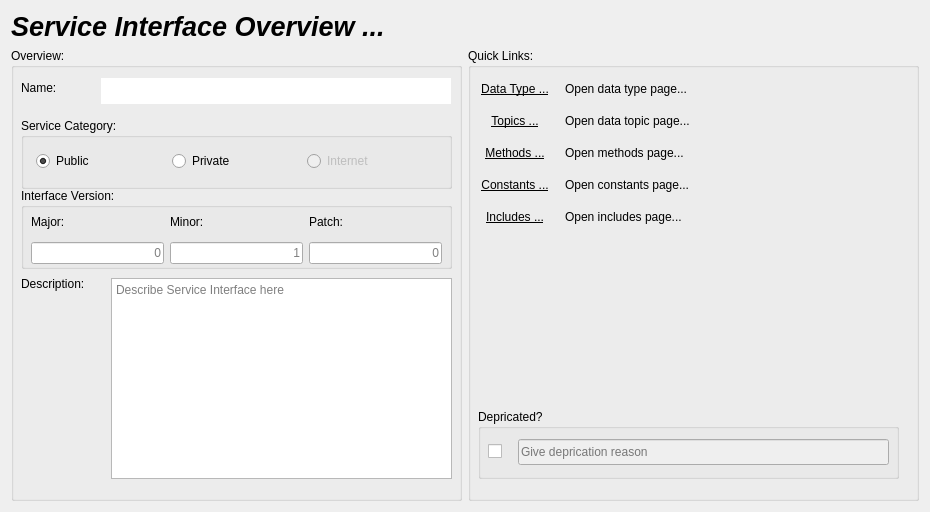
<?xml version="1.0" encoding="UTF-8"?>
<ui version="4.0">
 <class>SIOverview</class>
 <widget class="QWidget" name="SIOverview">
  <property name="geometry">
   <rect>
    <x>0</x>
    <y>0</y>
    <width>930</width>
    <height>512</height>
   </rect>
  </property>
  <property name="sizePolicy">
   <sizepolicy hsizetype="Expanding" vsizetype="Expanding">
    <horstretch>0</horstretch>
    <verstretch>0</verstretch>
   </sizepolicy>
  </property>
  <property name="autoFillBackground">
   <bool>true</bool>
  </property>
  <layout class="QHBoxLayout" name="horizontalLayout_2">
   <item>
    <layout class="QGridLayout" name="gridLayout">
     <property name="sizeConstraint">
      <enum>QLayout::SizeConstraint::SetDefaultConstraint</enum>
     </property>
     <item row="1" column="0">
      <widget class="QGroupBox" name="groupOverview">
       <property name="sizePolicy">
        <sizepolicy hsizetype="Expanding" vsizetype="Expanding">
         <horstretch>0</horstretch>
         <verstretch>0</verstretch>
        </sizepolicy>
       </property>
       <property name="title">
        <string>Overview:</string>
       </property>
       <property name="alignment">
        <set>Qt::AlignmentFlag::AlignLeading|Qt::AlignmentFlag::AlignLeft|Qt::AlignmentFlag::AlignTop</set>
       </property>
       <widget class="QLabel" name="label_2">
        <property name="geometry">
         <rect>
          <x>10</x>
          <y>30</y>
          <width>63</width>
          <height>20</height>
         </rect>
        </property>
        <property name="text">
         <string>Name:</string>
        </property>
       </widget>
       <widget class="QLineEdit" name="editServiceName">
        <property name="geometry">
         <rect>
          <x>90</x>
          <y>30</y>
          <width>350</width>
          <height>26</height>
         </rect>
        </property>
        <property name="inputMask">
         <string notr="true"/>
        </property>
        <property name="text">
         <string notr="true"/>
        </property>
        <property name="maxLength">
         <number>512</number>
        </property>
        <property name="frame">
         <bool>false</bool>
        </property>
        <property name="readOnly">
         <bool>true</bool>
        </property>
        <property name="placeholderText">
         <string notr="true"/>
        </property>
       </widget>
       <widget class="QGroupBox" name="groupServiceCategory">
        <property name="geometry">
         <rect>
          <x>10</x>
          <y>70</y>
          <width>431</width>
          <height>71</height>
         </rect>
        </property>
        <property name="sizePolicy">
         <sizepolicy hsizetype="Preferred" vsizetype="Ignored">
          <horstretch>0</horstretch>
          <verstretch>0</verstretch>
         </sizepolicy>
        </property>
        <property name="title">
         <string>Service Category:</string>
        </property>
        <widget class="QWidget" name="layoutWidget">
         <property name="geometry">
          <rect>
           <x>10</x>
           <y>30</y>
           <width>411</width>
           <height>26</height>
          </rect>
         </property>
         <layout class="QHBoxLayout" name="horizontalLayout">
          <property name="sizeConstraint">
           <enum>QLayout::SizeConstraint::SetDefaultConstraint</enum>
          </property>
          <property name="leftMargin">
           <number>5</number>
          </property>
          <property name="rightMargin">
           <number>5</number>
          </property>
          <item>
           <widget class="QRadioButton" name="radioPublic">
            <property name="sizePolicy">
             <sizepolicy hsizetype="Expanding" vsizetype="Fixed">
              <horstretch>0</horstretch>
              <verstretch>0</verstretch>
             </sizepolicy>
            </property>
            <property name="text">
             <string notr="true">Public</string>
            </property>
            <property name="checked">
             <bool>true</bool>
            </property>
           </widget>
          </item>
          <item>
           <widget class="QRadioButton" name="radioPrivate">
            <property name="sizePolicy">
             <sizepolicy hsizetype="Expanding" vsizetype="Fixed">
              <horstretch>0</horstretch>
              <verstretch>0</verstretch>
             </sizepolicy>
            </property>
            <property name="text">
             <string notr="true">Private</string>
            </property>
           </widget>
          </item>
          <item>
           <widget class="QRadioButton" name="radioInternet">
            <property name="enabled">
             <bool>false</bool>
            </property>
            <property name="sizePolicy">
             <sizepolicy hsizetype="Expanding" vsizetype="Fixed">
              <horstretch>0</horstretch>
              <verstretch>0</verstretch>
             </sizepolicy>
            </property>
            <property name="text">
             <string notr="true">Internet</string>
            </property>
            <property name="checkable">
             <bool>false</bool>
            </property>
           </widget>
          </item>
         </layout>
        </widget>
       </widget>
       <widget class="QGroupBox" name="groupVersion">
        <property name="geometry">
         <rect>
          <x>10</x>
          <y>140</y>
          <width>431</width>
          <height>81</height>
         </rect>
        </property>
        <property name="sizePolicy">
         <sizepolicy hsizetype="Preferred" vsizetype="Fixed">
          <horstretch>0</horstretch>
          <verstretch>0</verstretch>
         </sizepolicy>
        </property>
        <property name="title">
         <string>Interface Version:</string>
        </property>
        <widget class="QWidget" name="gridLayoutWidget_2">
         <property name="geometry">
          <rect>
           <x>10</x>
           <y>20</y>
           <width>411</width>
           <height>65</height>
          </rect>
         </property>
         <layout class="QGridLayout" name="gridLayout_5">
          <property name="sizeConstraint">
           <enum>QLayout::SizeConstraint::SetNoConstraint</enum>
          </property>
          <item row="0" column="0">
           <widget class="QLabel" name="label_3">
            <property name="sizePolicy">
             <sizepolicy hsizetype="Expanding" vsizetype="Fixed">
              <horstretch>0</horstretch>
              <verstretch>0</verstretch>
             </sizepolicy>
            </property>
            <property name="text">
             <string>Major:</string>
            </property>
           </widget>
          </item>
          <item row="1" column="1">
           <widget class="QLineEdit" name="editMinor">
            <property name="sizePolicy">
             <sizepolicy hsizetype="Expanding" vsizetype="Fixed">
              <horstretch>0</horstretch>
              <verstretch>0</verstretch>
             </sizepolicy>
            </property>
            <property name="inputMask">
             <string>99999</string>
            </property>
            <property name="text">
             <string notr="true"/>
            </property>
            <property name="alignment">
             <set>Qt::AlignmentFlag::AlignRight|Qt::AlignmentFlag::AlignTrailing|Qt::AlignmentFlag::AlignVCenter</set>
            </property>
            <property name="placeholderText">
             <string notr="true">1</string>
            </property>
           </widget>
          </item>
          <item row="0" column="1">
           <widget class="QLabel" name="label_4">
            <property name="sizePolicy">
             <sizepolicy hsizetype="Expanding" vsizetype="Fixed">
              <horstretch>0</horstretch>
              <verstretch>0</verstretch>
             </sizepolicy>
            </property>
            <property name="text">
             <string>Minor:</string>
            </property>
           </widget>
          </item>
          <item row="1" column="0">
           <widget class="QLineEdit" name="editMajor">
            <property name="sizePolicy">
             <sizepolicy hsizetype="Expanding" vsizetype="Fixed">
              <horstretch>0</horstretch>
              <verstretch>0</verstretch>
             </sizepolicy>
            </property>
            <property name="inputMask">
             <string>99999</string>
            </property>
            <property name="text">
             <string notr="true"/>
            </property>
            <property name="alignment">
             <set>Qt::AlignmentFlag::AlignRight|Qt::AlignmentFlag::AlignTrailing|Qt::AlignmentFlag::AlignVCenter</set>
            </property>
            <property name="placeholderText">
             <string notr="true">0</string>
            </property>
           </widget>
          </item>
          <item row="0" column="2">
           <widget class="QLabel" name="label_5">
            <property name="sizePolicy">
             <sizepolicy hsizetype="Expanding" vsizetype="Fixed">
              <horstretch>0</horstretch>
              <verstretch>0</verstretch>
             </sizepolicy>
            </property>
            <property name="text">
             <string>Patch:</string>
            </property>
           </widget>
          </item>
          <item row="1" column="2">
           <widget class="QLineEdit" name="editPatch">
            <property name="sizePolicy">
             <sizepolicy hsizetype="Expanding" vsizetype="Fixed">
              <horstretch>0</horstretch>
              <verstretch>0</verstretch>
             </sizepolicy>
            </property>
            <property name="inputMask">
             <string notr="true">99999</string>
            </property>
            <property name="text">
             <string notr="true"/>
            </property>
            <property name="alignment">
             <set>Qt::AlignmentFlag::AlignRight|Qt::AlignmentFlag::AlignTrailing|Qt::AlignmentFlag::AlignVCenter</set>
            </property>
            <property name="placeholderText">
             <string notr="true">0</string>
            </property>
           </widget>
          </item>
         </layout>
        </widget>
       </widget>
       <widget class="QLabel" name="label_6">
        <property name="geometry">
         <rect>
          <x>10</x>
          <y>220</y>
          <width>91</width>
          <height>31</height>
         </rect>
        </property>
        <property name="text">
         <string>Description:</string>
        </property>
       </widget>
       <widget class="QWidget" name="verticalLayoutWidget">
        <property name="geometry">
         <rect>
          <x>100</x>
          <y>230</y>
          <width>341</width>
          <height>201</height>
         </rect>
        </property>
        <layout class="QVBoxLayout" name="verticalLayout">
         <item>
          <widget class="QPlainTextEdit" name="textDescription">
           <property name="cursor" stdset="0">
            <cursorShape>IBeamCursor</cursorShape>
           </property>
           <property name="frameShape">
            <enum>QFrame::Shape::StyledPanel</enum>
           </property>
           <property name="sizeAdjustPolicy">
            <enum>QAbstractScrollArea::SizeAdjustPolicy::AdjustIgnored</enum>
           </property>
           <property name="placeholderText">
            <string>Describe Service Interface here</string>
           </property>
          </widget>
         </item>
        </layout>
       </widget>
      </widget>
     </item>
     <item row="1" column="1">
      <widget class="QGroupBox" name="groupQuickLinks">
       <property name="sizePolicy">
        <sizepolicy hsizetype="Expanding" vsizetype="Expanding">
         <horstretch>0</horstretch>
         <verstretch>0</verstretch>
        </sizepolicy>
       </property>
       <property name="title">
        <string>Quick Links:</string>
       </property>
       <widget class="QWidget" name="formLayoutWidget_2">
        <property name="geometry">
         <rect>
          <x>0</x>
          <y>20</y>
          <width>525</width>
          <height>205</height>
         </rect>
        </property>
        <layout class="QFormLayout" name="formLayout_2">
         <property name="sizeConstraint">
          <enum>QLayout::SizeConstraint::SetDefaultConstraint</enum>
         </property>
         <property name="fieldGrowthPolicy">
          <enum>QFormLayout::FieldGrowthPolicy::ExpandingFieldsGrow</enum>
         </property>
         <property name="labelAlignment">
          <set>Qt::AlignmentFlag::AlignLeading|Qt::AlignmentFlag::AlignLeft|Qt::AlignmentFlag::AlignVCenter</set>
         </property>
         <property name="formAlignment">
          <set>Qt::AlignmentFlag::AlignLeading|Qt::AlignmentFlag::AlignLeft|Qt::AlignmentFlag::AlignTop</set>
         </property>
         <property name="horizontalSpacing">
          <number>10</number>
         </property>
         <property name="verticalSpacing">
          <number>10</number>
         </property>
         <property name="leftMargin">
          <number>7</number>
         </property>
         <property name="topMargin">
          <number>10</number>
         </property>
         <property name="rightMargin">
          <number>7</number>
         </property>
         <property name="bottomMargin">
          <number>10</number>
         </property>
         <item row="1" column="0">
          <widget class="QPushButton" name="linkDataTopics">
           <property name="sizePolicy">
            <sizepolicy hsizetype="Fixed" vsizetype="Fixed">
             <horstretch>0</horstretch>
             <verstretch>0</verstretch>
            </sizepolicy>
           </property>
           <property name="font">
            <font>
             <underline>true</underline>
            </font>
           </property>
           <property name="mouseTracking">
            <bool>true</bool>
           </property>
           <property name="layoutDirection">
            <enum>Qt::LayoutDirection::LeftToRight</enum>
           </property>
           <property name="text">
            <string>Topics ...</string>
           </property>
           <property name="flat">
            <bool>true</bool>
           </property>
          </widget>
         </item>
         <item row="2" column="0">
          <widget class="QPushButton" name="linkMethods">
           <property name="font">
            <font>
             <underline>true</underline>
            </font>
           </property>
           <property name="mouseTracking">
            <bool>true</bool>
           </property>
           <property name="text">
            <string>Methods ...</string>
           </property>
           <property name="flat">
            <bool>true</bool>
           </property>
          </widget>
         </item>
         <item row="2" column="1">
          <widget class="QLabel" name="label_8">
           <property name="text">
            <string>Open methods page...</string>
           </property>
          </widget>
         </item>
         <item row="3" column="1">
          <widget class="QLabel" name="label_9">
           <property name="text">
            <string>Open constants page...</string>
           </property>
          </widget>
         </item>
         <item row="4" column="0">
          <widget class="QPushButton" name="linkIncludes">
           <property name="font">
            <font>
             <underline>true</underline>
             <strikeout>false</strikeout>
            </font>
           </property>
           <property name="mouseTracking">
            <bool>true</bool>
           </property>
           <property name="text">
            <string>Includes ...</string>
           </property>
           <property name="flat">
            <bool>true</bool>
           </property>
          </widget>
         </item>
         <item row="4" column="1">
          <widget class="QLabel" name="label_11">
           <property name="text">
            <string>Open includes page...</string>
           </property>
           <property name="openExternalLinks">
            <bool>false</bool>
           </property>
          </widget>
         </item>
         <item row="0" column="0">
          <widget class="QPushButton" name="linkDataType">
           <property name="font">
            <font>
             <underline>true</underline>
            </font>
           </property>
           <property name="mouseTracking">
            <bool>true</bool>
           </property>
           <property name="text">
            <string>Data Type ...</string>
           </property>
           <property name="autoExclusive">
            <bool>false</bool>
           </property>
           <property name="flat">
            <bool>true</bool>
           </property>
          </widget>
         </item>
         <item row="3" column="0">
          <widget class="QPushButton" name="linkConstants">
           <property name="font">
            <font>
             <underline>true</underline>
            </font>
           </property>
           <property name="mouseTracking">
            <bool>true</bool>
           </property>
           <property name="text">
            <string>Constants ...</string>
           </property>
           <property name="flat">
            <bool>true</bool>
           </property>
          </widget>
         </item>
         <item row="0" column="1">
          <widget class="QLabel" name="label_10">
           <property name="text">
            <string>Open data type page...</string>
           </property>
          </widget>
         </item>
         <item row="1" column="1">
          <widget class="QLabel" name="label_7">
           <property name="text">
            <string>Open data topic page...</string>
           </property>
          </widget>
         </item>
        </layout>
       </widget>
       <widget class="QWidget" name="verticalLayoutWidget_2">
        <property name="geometry">
         <rect>
          <x>0</x>
          <y>360</y>
          <width>441</width>
          <height>72</height>
         </rect>
        </property>
        <layout class="QVBoxLayout" name="verticalLayout_2">
         <property name="leftMargin">
          <number>10</number>
         </property>
         <property name="rightMargin">
          <number>10</number>
         </property>
         <item>
          <widget class="QGroupBox" name="groupBox_5">
           <property name="sizePolicy">
            <sizepolicy hsizetype="Preferred" vsizetype="Fixed">
             <horstretch>0</horstretch>
             <verstretch>0</verstretch>
            </sizepolicy>
           </property>
           <property name="minimumSize">
            <size>
             <width>420</width>
             <height>70</height>
            </size>
           </property>
           <property name="title">
            <string>Depricated?</string>
           </property>
           <widget class="QCheckBox" name="checkDepricate">
            <property name="geometry">
             <rect>
              <x>10</x>
              <y>30</y>
              <width>21</width>
              <height>24</height>
             </rect>
            </property>
            <property name="text">
             <string/>
            </property>
           </widget>
           <widget class="QLineEdit" name="editDepricate">
            <property name="enabled">
             <bool>false</bool>
            </property>
            <property name="geometry">
             <rect>
              <x>40</x>
              <y>30</y>
              <width>371</width>
              <height>26</height>
             </rect>
            </property>
            <property name="text">
             <string/>
            </property>
            <property name="placeholderText">
             <string>Give deprication reason</string>
            </property>
            <property name="clearButtonEnabled">
             <bool>false</bool>
            </property>
           </widget>
          </widget>
         </item>
        </layout>
       </widget>
      </widget>
     </item>
     <item row="0" column="0">
      <widget class="QLabel" name="label">
       <property name="font">
        <font>
         <pointsize>20</pointsize>
         <italic>true</italic>
         <bold>true</bold>
        </font>
       </property>
       <property name="text">
        <string>Service Interface Overview ...</string>
       </property>
      </widget>
     </item>
    </layout>
   </item>
  </layout>
 </widget>
 <resources/>
 <connections/>
</ui>
